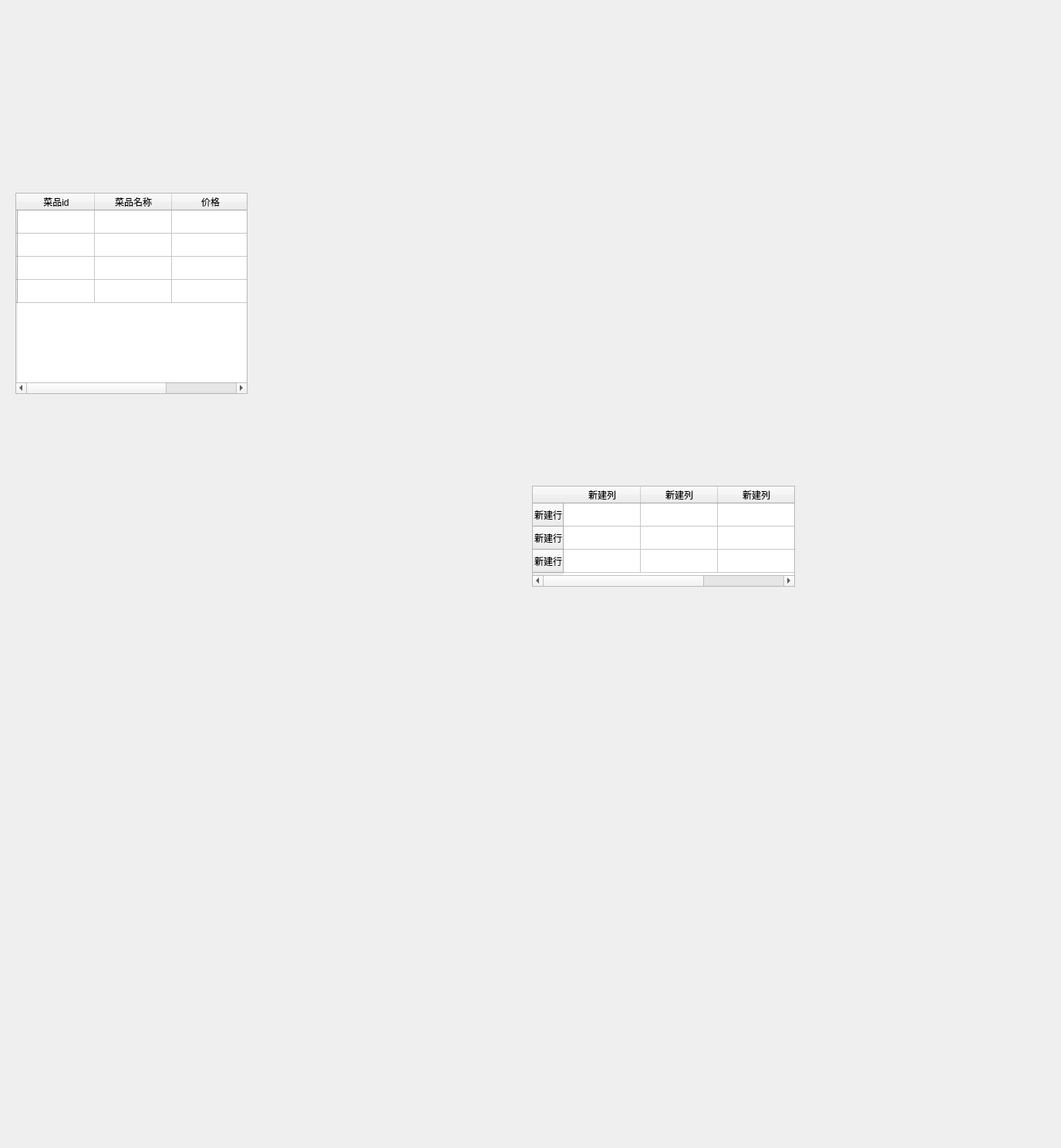
<?xml version="1.0" encoding="UTF-8"?>
<ui version="4.0">
 <class>reserve</class>
 <widget class="QWidget" name="reserve">
  <property name="geometry">
   <rect>
    <x>0</x>
    <y>0</y>
    <width>1376</width>
    <height>1489</height>
   </rect>
  </property>
  <property name="windowTitle">
   <string>Form</string>
  </property>
  <widget class="QTableWidget" name="tablewidget1">
   <property name="geometry">
    <rect>
     <x>20</x>
     <y>250</y>
     <width>301</width>
     <height>261</height>
    </rect>
   </property>
   <row>
    <property name="text">
     <string/>
    </property>
   </row>
   <row>
    <property name="text">
     <string/>
    </property>
   </row>
   <row>
    <property name="text">
     <string/>
    </property>
   </row>
   <row>
    <property name="text">
     <string/>
    </property>
   </row>
   <column>
    <property name="text">
     <string>菜品id</string>
    </property>
   </column>
   <column>
    <property name="text">
     <string>菜品名称</string>
    </property>
   </column>
   <column>
    <property name="text">
     <string>价格</string>
    </property>
   </column>
  </widget>
  <widget class="QTableWidget" name="tableWidget_2">
   <property name="geometry">
    <rect>
     <x>690</x>
     <y>630</y>
     <width>341</width>
     <height>131</height>
    </rect>
   </property>
   <row>
    <property name="text">
     <string>新建行</string>
    </property>
   </row>
   <row>
    <property name="text">
     <string>新建行</string>
    </property>
   </row>
   <row>
    <property name="text">
     <string>新建行</string>
    </property>
   </row>
   <column>
    <property name="text">
     <string>新建列</string>
    </property>
   </column>
   <column>
    <property name="text">
     <string>新建列</string>
    </property>
   </column>
   <column>
    <property name="text">
     <string>新建列</string>
    </property>
   </column>
  </widget>
 </widget>
 <resources/>
 <connections/>
</ui>
